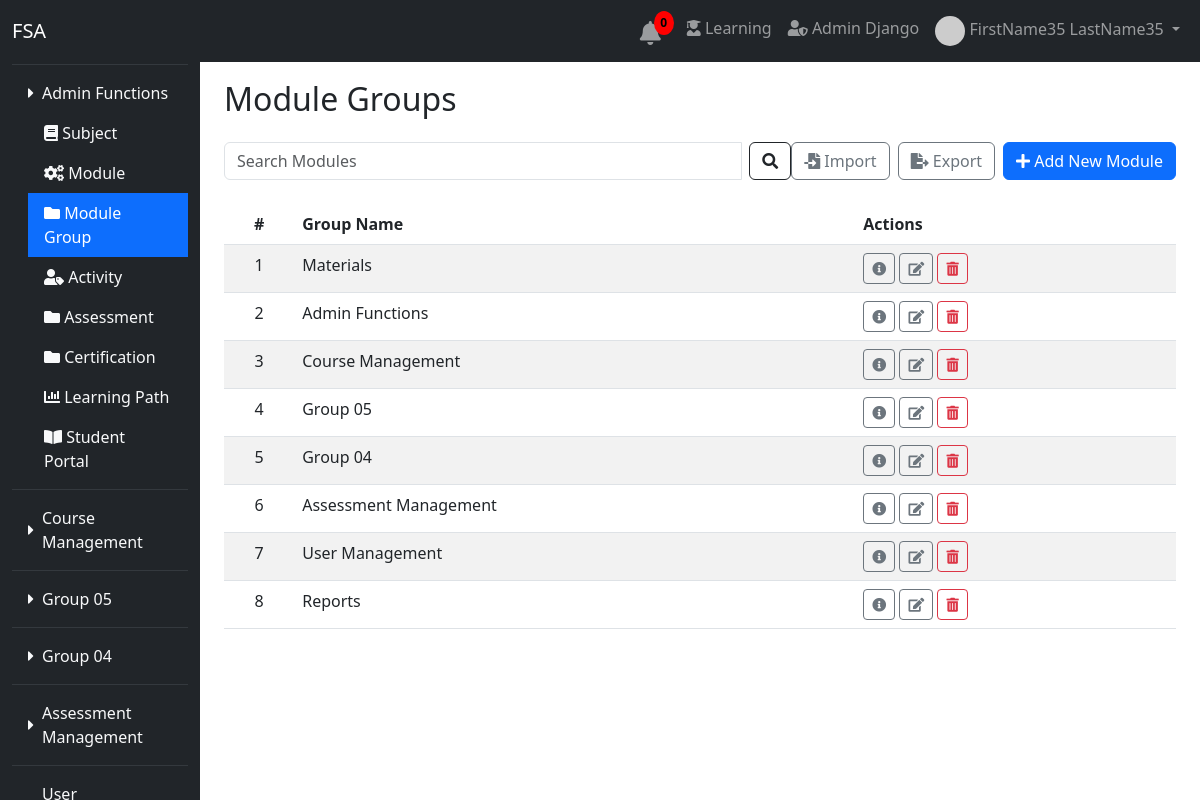
The app's page /module_group/ (signed in) with its own data.
### user/models.py (models this page shows)
class User(AbstractUser):
    date_joined = models.DateTimeField(auto_now_add=True)
    training_programs = models.ManyToManyField(TrainingProgram, blank=True)
    modules = models.ManyToManyField(Module, related_name='assigned_users', blank=True)
    groups = models.ManyToManyField(
        Group,
        blank=True,
        help_text='The groups this user belongs to.',
        verbose_name='groups',
        related_name='custom_user_groups',
    )
    user_permissions = models.ManyToManyField(
        Permission,
        blank=True,
        help_text='Specific permissions for this user.',
        verbose_name='user permissions',
        related_name='custom_user_permissions',
    )

### module_group/models.py (models this page shows, shortened)
class ModuleGroup(models.Model):
    group_name = models.CharField(max_length=255)

class Module(models.Model):
    module_name = models.CharField(max_length=255)
    module_url = models.CharField(max_length=255)
    icon = models.CharField(max_length=255, blank=True, null=True)
    module_group = models.ForeignKey(ModuleGroup, related_name='modules', on_delete=models.CASCADE)

### module_group/views.py (the view)
# urls.py: path('', views.module_group_list, name='module_group_list'),
@login_required
def module_group_list(request):
    search_query = request.GET.get('search', '')
    if search_query:
        module_groups = ModuleGroup.objects.filter(group_name__icontains=search_query)
    else:
        module_groups = ModuleGroup.objects.all()
    form = ExcelImportForm()
    return render(request, 'module_group_list.html', {
        'module_groups': module_groups,
        'form': form,
        'search': search_query  # Pass the search query to the template
    })

### module_group/forms.py
class ExcelImportForm(forms.Form):
    excel_file = forms.FileField(label="Upload Excel File")

### module_group/templates/module_group_list.html (shortened to what this page needs)
{% extends "base.html" %}
{% load static %}
{% block content %}
<div class="mt-4">
    <h2 class="mb-4">Module Groups</h2>
    <div class="d-flex flex-column flex-md-row justify-content-between align-items-center mb-4">
        <form method="GET" class="flex-grow-1 mb-2 mb-md-0">
            <div class="input-group gap-2">
                <input type="text" name="search" class="form-control"
                       placeholder="Search Modules" aria-label="Search Modules"
                       value="{{ request.GET.search }}" style="min-width: 200px; max-width: 600px;">
                <div class="input-group-append">
                    <button class="btn btn-outline-dark" type="submit">
                        <i class="fas fa-search"></i>
                    </button>
                </div>
            </div>
        </form>
        <div class="d-flex gap-2">
            <button class="btn btn-outline-secondary" title="Import Module from Excel"
                    data-bs-toggle="modal" data-bs-target="#importModal" data-bs-toggle="tooltip">
                <i class="fas fa-file-import"></i> Import
            </button>
            <a href="{% url 'module_group:export_module_groups' %}" class="btn btn-outline-secondary"
               title="Export Users to Excel" data-toggle="tooltip">
                <i class="fas fa-file-export"></i> Export
            </a>
            <a href="{% url 'module_group:module_group_add' %}" class="btn btn-primary">
                <i class="fas fa-plus"></i> Add New Module
            </a>
        </div>
    </div>
    <table class="table table-striped">
        <thead class="thead-dark">
            <tr>
                <th class="text-center">#</th>
                <th>Group Name</th>
                <th>Actions</th>
            </tr>
        </thead>
        <tbody>
            {% for group in module_groups %}
            <tr>
                <td class="text-center">{{ forloop.counter }}</td>
                <td>{{ group.group_name }}</td>
                <td>
                    <a title="Details" href="{% url 'module_group:module_group_detail' group.pk %}" class="btn btn-outline-secondary btn-sm">
                        <i class="fas fa-info-circle"></i>
                    </a>
                    <a title="Edit" href="{% url 'module_group:module_group_edit' group.pk %}" class="btn btn-outline-secondary btn-sm">
                        <i class="fas fa-edit"></i>
                    </a>
                    <a title="Delete" href="{% url 'module_group:module_group_delete' group.pk %}" class="btn btn-outline-danger btn-sm" onclick="return confirm('Are you sure you want to delete this module group?');">
                        <i class="fas fa-trash-alt"></i>
                    </a>
                </td>
            </tr>
            {% endfor %}
        </tbody>
    </table>
</div>
{% endblock %}

### main/templates/base.html (shortened to what this page needs)
<!DOCTYPE html>
<html lang="en">
<head>
    <link href="https://cdn.jsdelivr.net/npm/bootstrap@5.3.0-alpha1/dist/css/bootstrap.min.css" rel="stylesheet">
    <link rel="stylesheet" href="https://cdnjs.cloudflare.com/ajax/libs/font-awesome/5.15.4/css/all.min.css">
</head>
<body>
    <nav class="navbar navbar-expand-lg navbar-dark bg-dark fixed-top">
        <div class="container-fluid">
            <a class="navbar-brand" href="{% url 'main:home' %}">FSA</a>
            <div class="collapse navbar-collapse" id="navbarNav">
                <ul class="navbar-nav ms-auto">
                    {% if request.user.is_authenticated %}
                        {% include 'notification_bell.html' %}
                        <li class="nav-item">
                            <a class="nav-link" href="{% url 'student_portal:course_list' %}">
                                <i class="fas fa-user-graduate"></i> Learning
                            </a>
                        </li>
                        <li class="nav-item">
                            <a class="nav-link" href="{% url 'admin:index' %}" target="_blank">
                                <i class="fas fa-user-shield"></i> Admin Django
                            </a>
                        </li>
                        <li class="nav-item dropdown">
                            <a class="nav-link dropdown-toggle" href="#" id="userDropdown" role="button" data-bs-toggle="dropdown" aria-expanded="false">
                                {% if request.user.profile.profile_picture_url %}
                                    <img src="{{ request.user.profile.profile_picture_url }}" alt="Profile Picture" class="rounded-circle" width="30" height="30">
                                {% endif %}
                                {{ request.user.get_full_name|default:request.user.username }}
                            </a>
                        </li>
                    {% else %}
                        <li class="nav-item"><a class="nav-link" href="{% url 'main:register_email' %}">Register</a></li>
                        <li class="nav-item"><a class="nav-link" href="{% url 'main:login' %}">Login</a></li>
                    {% endif %}
                </ul>
            </div>
        </div>
    </nav>
    <div class="container-fluid">
        <div class="row">
            <nav id="sidebar" class="col-md-3 col-lg-2 bg-dark pt-3 vh-100 d-flex flex-column position-fixed" style="height: 100vh; overflow-y: auto;">
                <ul class="nav flex-column">
                    {% if user.is_authenticated %}
                        {% for group in module_groups %}
                            <li class="nav-item">
                                <a class="nav-link text-light d-flex align-items-center" href="#group-{{ group.id }}"
                                    data-bs-toggle="collapse" role="button"
                                    aria-expanded="{% if group.modules.all.0.module_url == active_module_url %}true{% else %}false{% endif %}"
                                    aria-controls="group-{{ group.id }}">
                                    <i class="fas fa-caret-right me-2" id="icon-{{ group.id }}"></i>
                                    {{ group.group_name }}
                                </a>
                                <div id="group-{{ group.id }}" class="collapse {% if group.modules.all.0.module_url == active_module_url %}show{% endif %}">
                                    <ul class="nav flex-column ms-3">
                                        {% for module in group.modules.all %}
                                            <li class="nav-item">
                                                <a class="nav-link text-light {% if module.module_url == active_module_url %}active{% endif %}"
                                                   href="{% url module.module_url %}">
                                                    <i class="{{ module.icon }}"></i> {{ module.module_name }}
                                                </a>
                                            </li>
                                        {% endfor %}
                                    </ul>
                                </div>
                            </li>
                            <hr class="border-secondary my-2">
                        {% endfor %}
                    {% endif %}
                </ul>
            </nav>
            <div class="col-md-9 main-content flex-grow-1 mt-5" style="margin-left: 16.67%;">
                <div class="container-fluid mt-1 pt-1">
                    {% block content %}{% endblock %}
                </div>
            </div>
        </div>
    </div>
</body>
</html>

### main/templates/base.html (style rules this page uses)
.nav-link.active { color: #ffffff !important; background-color: #0d6efd !important; }

### records on screen
User: user.get_full_name "FirstName35 LastName35"
ModuleGroup: group_name "Materials"
ModuleGroup: group_name "Admin Functions"
Module: module_name "Subject"
Module: module_name "Module"
Module: module_name "Module Group"
Module: module_name "Activity"
Module: module_name "Assessment"
Module: module_name "Certification"
Module: module_name "Learning Path"
Module: module_name "Student Portal"
ModuleGroup: group_name "Course Management"
ModuleGroup: group_name "Group 05"
ModuleGroup: group_name "Group 04"
ModuleGroup: group_name "Assessment Management"
ModuleGroup: group_name "User Management"
ModuleGroup: group_name "Reports"
